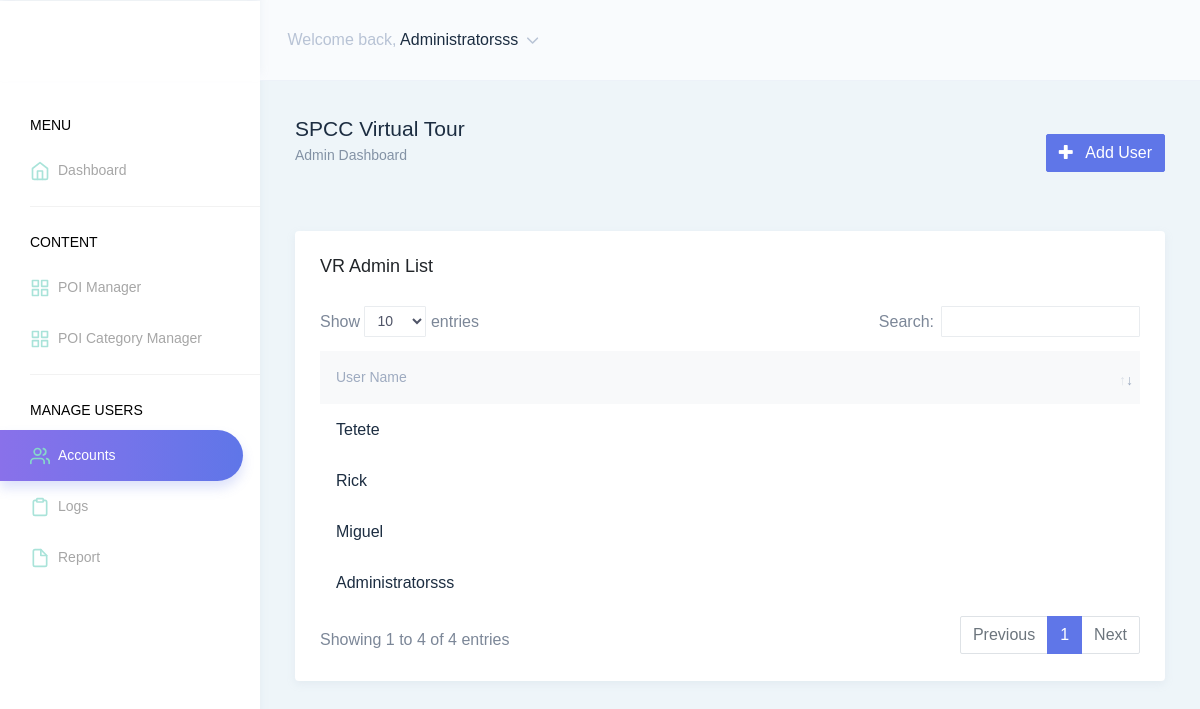
Screenshot of /home/html/vruser.php (signed in) with the database file from the repository.
### tables this page shows
CREATE TABLE `user_tbl` (
  `id` int(11) NOT NULL,
  `user_uname` varchar(500) NOT NULL,
  `user_pword` varchar(500) NOT NULL,
  `user_fname` varchar(500) NOT NULL,
  `user_email` varchar(500) NOT NULL,
  `user_contact` varchar(500) NOT NULL
);

### home/html/vruser.php (the view, shortened to what this page needs)
<?php
    include("config/config.php");
    $sql="select * FROM user_tbl where user_uname = '" . $_SESSION['aUname'] . "' and user_pword = '" . $_SESSION['aPword'] . "'";
    $rs=mysqli_query($connection,$sql);
    $rowAccount = array();
    while ($rows = mysqli_fetch_object($rs))
    {
        $rowAccount[] = $rows;
    }
    function GetUserFullName($rowAccount)
    {
        return ucwords($rowAccount[0]->user_fname);
    }
?>
<!DOCTYPE html>
<html dir="ltr" lang="en">
<head>
    <link href="../assets/extra-libs/c3/c3.min.css" rel="stylesheet">
    <link href="../assets/libs/chartist/dist/chartist.min.css" rel="stylesheet">
    <link href="../assets/extra-libs/jvector/jquery-jvectormap-2.0.2.css" rel="stylesheet" />
    <link href="../dist/css/style.min.css" rel="stylesheet">
    <link href="../assets/libs/morris.js/morris.css" rel="stylesheet">
    <link href="../assets/extra-libs/datatables.net-bs4/css/dataTables.bootstrap4.css" rel="stylesheet">
</head>
<body>
    <div id="main-wrapper" data-theme="light" data-layout="vertical" data-navbarbg="skin6" data-sidebartype="full"
        data-sidebar-position="fixed" data-header-position="fixed" data-boxed-layout="full">
        <header class="topbar" data-navbarbg="skin6">
            <nav class="navbar top-navbar navbar-expand-md">
                <div class="navbar-header" data-logobg="skin6">
                    <div class="navbar-brand">
                        <a href="index.html">
                        </a>
                    </div>
                </div>
                <div class="navbar-collapse collapse" id="navbarSupportedContent">
                    <ul class="navbar-nav float-right">
                        <li class="nav-item dropdown">
                            <a class="nav-link dropdown-toggle" href="javascript:void(0)" data-toggle="dropdown"
                                aria-haspopup="true" aria-expanded="false">
                                <span class="ml-2 d-lg-inline-block"><span>Welcome back,</span> <span
                                        class="text-dark"><?php echo GetUserFullName($rowAccount); ?></span> <i data-feather="chevron-down"
                                        class="svg-icon"></i></span>
                            </a>
                        </li>
                    </ul>
                </div>
            </nav>
        </header>
        <aside class="left-sidebar" data-sidebarbg="skin6">
            <div class="scroll-sidebar" data-sidebarbg="skin6">
                <nav class="sidebar-nav">
                    <ul id="sidebarnav">
                        <li class="nav-small-cap"><span class="hide-menu">Menu</span></li>
                        <li class="sidebar-item"> <a class="sidebar-link" href="vrdashboard.php"
                            aria-expanded="false"><i data-feather="home" class="feather-icon"></i><span
                                class="hide-menu">Dashboard
                            </span></a>
                        </li>
                        <li class="list-divider"></li>
                        <li class="nav-small-cap"><span class="hide-menu">Content</span></li>
                        <li class="sidebar-item"> <a class="sidebar-link" href="vrpoi.php"
                            aria-expanded="false"><i data-feather="grid" class="feather-icon"></i><span
                                class="hide-menu">POI Manager
                            </span></a>
                        </li>
                        <li class="sidebar-item"> <a class="sidebar-link" href="vrpoicategoryindex.php"
                            aria-expanded="false"><i data-feather="grid" class="feather-icon"></i><span
                                class="hide-menu">POI Category Manager
                            </span></a>
                        </li>
                        <li class="list-divider"></li>
                        <li class="nav-small-cap"><span class="hide-menu">Manage Users</span></li>
                        <li class="sidebar-item"> <a class="sidebar-link" href="vruser.php"
                            aria-expanded="false"><i data-feather="users" class="feather-icon"></i><span
                                class="hide-menu">Accounts
                            </span></a>
                        </li>
                        <li class="sidebar-item"> <a class="sidebar-link" href="vrlogs.php"
                            aria-expanded="false"><i data-feather="clipboard" class="feather-icon"></i><span
                                class="hide-menu">Logs
                            </span></a>
                        </li>
                        <li class="sidebar-item"> <a class="sidebar-link" href="vrreport.php"
                            aria-expanded="false"><i data-feather="file" class="feather-icon"></i><span
                                class="hide-menu">Report
                            </span></a>
                        </li>
                    </ul>
                </nav>
            </div>
        </aside>
        <div class="page-wrapper" style="background-color: #EEF5F9 !important;">
            <div class="page-breadcrumb">
                <div class="row">
                    <div class="col-lg-6 align-self-center">
                        <h3 class="page-title text-truncate text-dark font-weight-medium mb-1">SPCC Virtual Tour</h3>
                        <div class="d-flex align-items-center">
                            <nav aria-label="breadcrumb">
                                <ol class="breadcrumb m-0 p-0">
                                    <li class="breadcrumb-item">
                                        <a href=""> Admin Dashboard <br></a>
                                    </li>
                                </ol>
                            </nav>
                        </div>
                    </div>
                    <div class="col-lg-6 align-self-center">
                            <div class="d-none .d-md-block .d-lg-block d-xl-block float-right">
                                <br>
                                    <a href="vrusercreate.php"><button type="submit" class="btn waves-effect waves-light btn-primary" name="eBUpdate"><i class="fas fa-plus"></i> &nbsp Add User </button></a>
                            </div>
                        </div>
                </div>
            </div>
            <div class="container-fluid">
                <br>
                <div class="row">
                    <div class="col-lg-12">
                        <div class="card">
                            <div class="card-body">
                                <h4 class="card-title">VR Admin List</h4>
                                <br>
                                <div class="table-responsive">
                                    <table id="default_order" class="table no-wrap v-middle mb-0">
                                        <thead style="background-color: #f8f9fa !important;">
                                            <tr class="border-0">
                                                <th class="border-0 font-14 font-weight-medium text-muted" style="width: 50%;">User Name</th>
                                            </tr>
                                        </thead>
                                        <tbody>
                                            <?php
                                                $sql="select * FROM user_tbl";
                                                $rsPoi=mysqli_query($connection,$sql);
                                                while ($rowsPoi = mysqli_fetch_object($rsPoi))
                                                {
                                            ?>
                                                    <tr>
                                                        <td class="border-top-0">
                                                            <div class="d-flex no-block align-items-center">
                                                                <div class="">
                                                                    <a href="vruserview.php?id=<?php echo $rowsPoi->id; ?>"><h5 class="text-dark mb-0 font-16 font-weight-medium"> <?php echo ucwords($rowsPoi->user_fname); ?> </h5></a>
                                                                </div>
                                                            </div>
                                                        </td>
                                                    </tr>
                                            <?php
                                                }
                                            ?>
                                        </tbody>
                                    </table>
                                </div>
                            </div>
                        </div>
                    </div>
                </div>
            </div>
        </div>
    </div>
</body>
</html>

### home/html/vruser.php (style rules this page uses)
.feather-icon { color: #86D8CA !important; font-weight: 700; }
.hide-menu { font-size: 14px !important; }

### rows the page displays
user_tbl: user_fname "Administratorsss"
user_tbl: user_fname "Tetete"
user_tbl: user_fname "Miguel"
user_tbl: user_fname "Rick"
